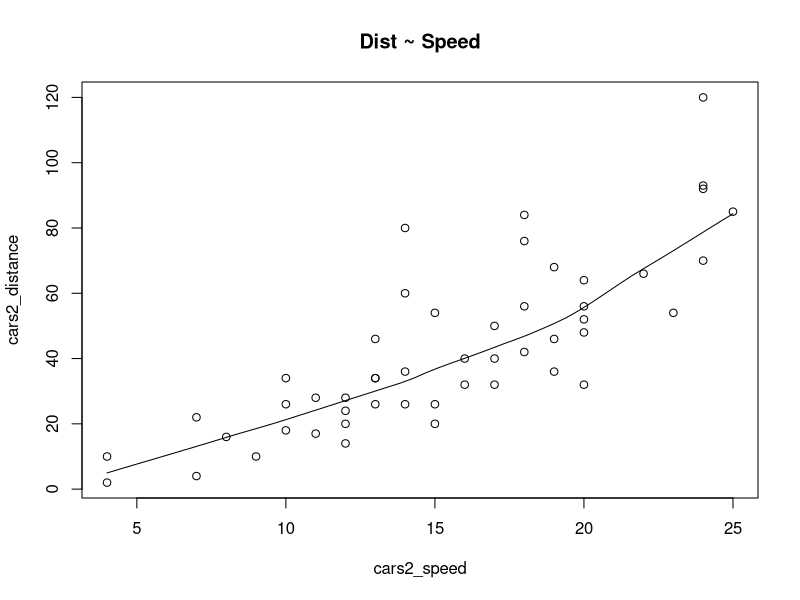
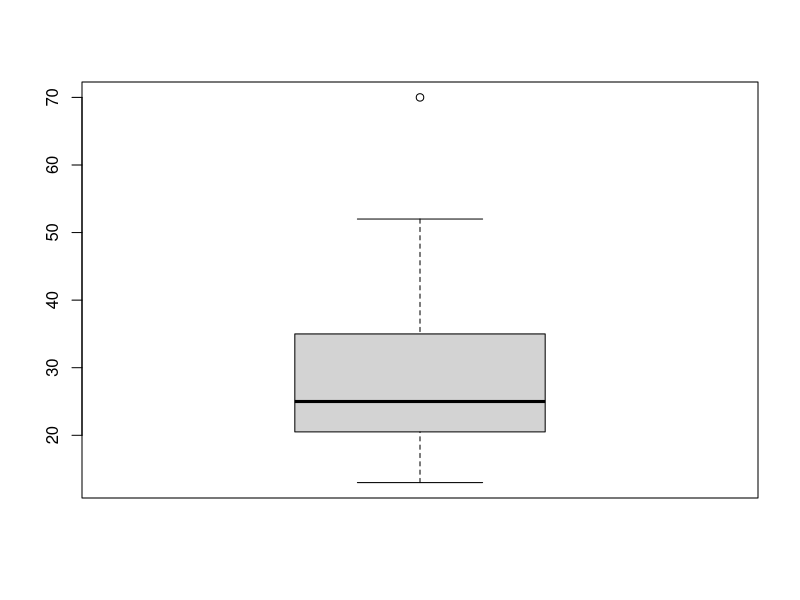

These figures' R source, in order: (Note: this script raises an error after producing the figures.)
# Alperen Kara 
# Data Mining Lab1  10/10/2018

# Exercise 1.1
x <- c("blue","red","black","green")
color <- factor(x)
pattern <- list(sample(color,500,replace = TRUE))

#Exercise 1.2
library(units)
data(cars)
cars2 <- cars

cars2_speed <- set_units(cars2$speed,m/s)
cars2_distance <- set_units(cars2$dist,m)

# plot(cars2_distance, cars2_speed,
#      xlab = "Distance",
#      ylab = "Speed")
scatter.smooth(x=cars2_speed, y=cars2_distance, main="Dist ~ Speed")  # scatterplot

linearMod <- lm(dist ~ speed, data=cars) 
summary(linearMod)
km <- cars$speed
cars2[["km/h"]] <- km

# value <- data.frame(places=c(A, B))
# value <- data.frame(temperature=(17,25))
# 
# convert_celcius <- function(temperature)
#   fahrenheit <- (temperature-32)*5/9+273

# Exercise 1.3
age <- c(13, 15, 16, 16, 19, 20, 20, 21, 22, 22, 25, 25, 25, 25, 30, 33, 33, 35, 35, 35, 35, 36, 40, 45, 46, 52, 70)
mean(age)

# Create the function.
getmode <- function(v) {
  uniqv <- unique(v)
  uniqv[which.max(tabulate(match(v, uniqv)))]
}


# Calculate the mode using the user function.
result <- getmode(age)
print(result)

# midrange 
minV <- min(age)
maxV <- max(age)
midrange <- (minV+maxV)/2
quantile(age)
summary(age)
boxplot(age)

# Exercise 1.4
age <- data.frame(age=c(23, 23, 27, 27, 39, 41, 47, 49, 50, 52, 54, 54, 56, 57, 58, 58, 60, 61))
fat <- data.frame(fat=c(9.5, 26.5, 7.8, 17.8, 31.4, 25.9, 27.4, 27.2, 31.2, 34.6, 42.5, 28.8, 33.4, 30.2, 34.1, 32.9, 41.2, 35.7))
hospital[["age"]] <- age
hospital[["fat"]] <- fat
mean(fat$fat)
mean(age$age)
median(fat$fat)

# Exercise 1.5
